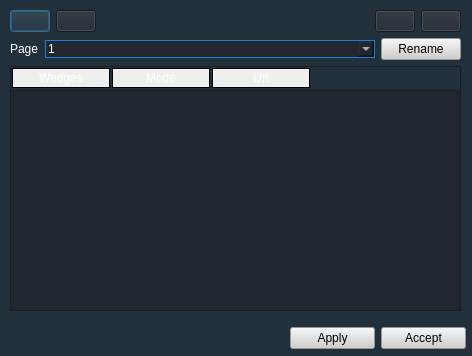
<?xml version="1.0" encoding="UTF-8"?>
<ui version="4.0">
 <class>FrmEditCunas</class>
 <widget class="QDialog" name="FrmEditCunas">
  <property name="geometry">
   <rect>
    <x>0</x>
    <y>0</y>
    <width>472</width>
    <height>356</height>
   </rect>
  </property>
  <property name="windowTitle">
   <string>Cuas</string>
  </property>
  <property name="styleSheet">
   <string notr="true">background-color: rgb(33, 48, 58);</string>
  </property>
  <widget class="QWidget" name="layoutWidget">
   <property name="geometry">
    <rect>
     <x>10</x>
     <y>10</y>
     <width>451</width>
     <height>301</height>
    </rect>
   </property>
   <layout class="QVBoxLayout" name="verticalLayout">
    <item>
     <layout class="QHBoxLayout" name="horizontalLayout">
      <item>
       <widget class="QPushButton" name="BtnModificar">
        <property name="cursor">
         <cursorShape>PointingHandCursor</cursorShape>
        </property>
        <property name="toolTip">
         <string>Modificar cuña</string>
        </property>
        <property name="styleSheet">
         <string notr="true">QPushButton {
  background-color: rgb(32, 39, 47);
color: rgb(0, 0, 0);

    
 }

 

QPushButton:hover {
     background-color: qlineargradient(x1: 0, y1: 0, x2: 0, y2: 1,
                                       stop: 0 #f5b14e, stop: 1 #fff9ef);
 }

</string>
        </property>
        <property name="icon">
         <iconset resource="radioit.qrc">
          <normaloff>:/general/iconos/menu/añadir.png</normaloff>:/general/iconos/menu/añadir.png</iconset>
        </property>
        <property name="iconSize">
         <size>
          <width>24</width>
          <height>24</height>
         </size>
        </property>
       </widget>
      </item>
      <item>
       <widget class="QPushButton" name="BtnEliminar">
        <property name="cursor">
         <cursorShape>PointingHandCursor</cursorShape>
        </property>
        <property name="toolTip">
         <string>Eliminar cuña</string>
        </property>
        <property name="styleSheet">
         <string notr="true">QPushButton {

  background-color: rgb(32, 39, 47);
color: rgb(0, 0, 0);

    
 }

 

QPushButton:hover {
     background-color: qlineargradient(x1: 0, y1: 0, x2: 0, y2: 1,
                                       stop: 0 #f5b14e, stop: 1 #fff9ef);
 }

</string>
        </property>
        <property name="icon">
         <iconset resource="radioit.qrc">
          <normaloff>:/general/iconos/menu/delete.png</normaloff>:/general/iconos/menu/delete.png</iconset>
        </property>
        <property name="iconSize">
         <size>
          <width>24</width>
          <height>24</height>
         </size>
        </property>
       </widget>
      </item>
      <item>
       <spacer name="horizontalSpacer">
        <property name="orientation">
         <enum>Qt::Horizontal</enum>
        </property>
        <property name="sizeHint" stdset="0">
         <size>
          <width>40</width>
          <height>20</height>
         </size>
        </property>
       </spacer>
      </item>
      <item>
       <widget class="QPushButton" name="BtnCue">
        <property name="cursor">
         <cursorShape>PointingHandCursor</cursorShape>
        </property>
        <property name="toolTip">
         <string>Cue</string>
        </property>
        <property name="styleSheet">
         <string notr="true">QPushButton {

  background-color: rgb(32, 39, 47);
color: rgb(0, 0, 0);

    
 }

 

QPushButton:hover {
     background-color: qlineargradient(x1: 0, y1: 0, x2: 0, y2: 1,
                                       stop: 0 #f5b14e, stop: 1 #fff9ef);
 }

</string>
        </property>
        <property name="icon">
         <iconset resource="radioit.qrc">
          <normaloff>:/general/iconos/player/play.png</normaloff>:/general/iconos/player/play.png</iconset>
        </property>
        <property name="iconSize">
         <size>
          <width>24</width>
          <height>24</height>
         </size>
        </property>
       </widget>
      </item>
      <item>
       <widget class="QPushButton" name="BtnStop">
        <property name="cursor">
         <cursorShape>PointingHandCursor</cursorShape>
        </property>
        <property name="toolTip">
         <string>Stop</string>
        </property>
        <property name="styleSheet">
         <string notr="true">QPushButton {

  background-color: rgb(32, 39, 47);
color: rgb(0, 0, 0);

    
 }

 

QPushButton:hover {
     background-color: qlineargradient(x1: 0, y1: 0, x2: 0, y2: 1,
                                       stop: 0 #f5b14e, stop: 1 #fff9ef);
 }

</string>
        </property>
        <property name="icon">
         <iconset resource="radioit.qrc">
          <normaloff>:/general/iconos/player/stop.png</normaloff>:/general/iconos/player/stop.png</iconset>
        </property>
        <property name="iconSize">
         <size>
          <width>24</width>
          <height>24</height>
         </size>
        </property>
       </widget>
      </item>
     </layout>
    </item>
    <item>
     <layout class="QHBoxLayout" name="horizontalLayout_3">
      <item>
       <widget class="QLabel" name="label">
        <property name="styleSheet">
         <string notr="true">background-color: rgb(33, 48, 58);
 
color: rgb(255, 255, 255);
</string>
        </property>
        <property name="text">
         <string>Page</string>
        </property>
       </widget>
      </item>
      <item>
       <widget class="QComboBox" name="ComboPagina">
        <property name="sizePolicy">
         <sizepolicy hsizetype="Preferred" vsizetype="Fixed">
          <horstretch>1</horstretch>
          <verstretch>0</verstretch>
         </sizepolicy>
        </property>
        <property name="styleSheet">
         <string notr="true">background-color: rgb(32, 39, 47);
   border: 1px solid rgb(27, 128, 217);
color: rgb(255, 255, 255);
</string>
        </property>
        <property name="editable">
         <bool>true</bool>
        </property>
        <item>
         <property name="text">
          <string>1</string>
         </property>
        </item>
        <item>
         <property name="text">
          <string>2</string>
         </property>
        </item>
        <item>
         <property name="text">
          <string>3</string>
         </property>
        </item>
        <item>
         <property name="text">
          <string>4</string>
         </property>
        </item>
        <item>
         <property name="text">
          <string>5</string>
         </property>
        </item>
        <item>
         <property name="text">
          <string>6</string>
         </property>
        </item>
        <item>
         <property name="text">
          <string>7</string>
         </property>
        </item>
        <item>
         <property name="text">
          <string>8</string>
         </property>
        </item>
        <item>
         <property name="text">
          <string>9</string>
         </property>
        </item>
       </widget>
      </item>
      <item>
       <widget class="QPushButton" name="BtnRenombrar">
        <property name="cursor">
         <cursorShape>PointingHandCursor</cursorShape>
        </property>
        <property name="styleSheet">
         <string notr="true">QPushButton {

background-color: rgb(207, 207, 207);
color: rgb(0, 0, 0);

    
 }

 

QPushButton:hover {
     background-color: qlineargradient(x1: 0, y1: 0, x2: 0, y2: 1,
                                       stop: 0 #f5b14e, stop: 1 #fff9ef);
 }

</string>
        </property>
        <property name="text">
         <string>Rename</string>
        </property>
       </widget>
      </item>
     </layout>
    </item>
    <item>
     <widget class="QTableWidget" name="Lista">
      <property name="font">
       <font>
        <pointsize>10</pointsize>
       </font>
      </property>
      <property name="styleSheet">
       <string notr="true">QTableView {
background-color: rgb(32, 39, 47);

	
	color: rgb(7, 250, 242);
	
	gridline-color: rgb(117, 125, 164);

}

QHeaderView::section
{
spacing: 10px;
background-color: qlineargradient(x1: 0, y1: 0, x2: 0, y2: 1,
                                       stop: 0 #5aa3fd, stop: 1 #1f406a);
color: white;
border: 1px solid black;
margin: 1px;
text-align: right;
font-family: arial;
font-size:12px;
}
</string>
      </property>
      <property name="lineWidth">
       <number>1</number>
      </property>
      <property name="showDropIndicator" stdset="0">
       <bool>false</bool>
      </property>
      <property name="dragDropOverwriteMode">
       <bool>false</bool>
      </property>
      <property name="selectionMode">
       <enum>QAbstractItemView::ContiguousSelection</enum>
      </property>
      <property name="selectionBehavior">
       <enum>QAbstractItemView::SelectRows</enum>
      </property>
      <property name="iconSize">
       <size>
        <width>32</width>
        <height>20</height>
       </size>
      </property>
      <property name="showGrid">
       <bool>false</bool>
      </property>
      <attribute name="horizontalHeaderVisible">
       <bool>true</bool>
      </attribute>
      <attribute name="horizontalHeaderDefaultSectionSize">
       <number>100</number>
      </attribute>
      <attribute name="horizontalHeaderHighlightSections">
       <bool>true</bool>
      </attribute>
      <attribute name="horizontalHeaderMinimumSectionSize">
       <number>26</number>
      </attribute>
      <attribute name="verticalHeaderVisible">
       <bool>false</bool>
      </attribute>
      <attribute name="verticalHeaderDefaultSectionSize">
       <number>22</number>
      </attribute>
      <attribute name="verticalHeaderHighlightSections">
       <bool>true</bool>
      </attribute>
      <attribute name="verticalHeaderMinimumSectionSize">
       <number>16</number>
      </attribute>
      <attribute name="verticalHeaderShowSortIndicator" stdset="0">
       <bool>false</bool>
      </attribute>
      <row>
       <property name="text">
        <string>1</string>
       </property>
      </row>
      <row>
       <property name="text">
        <string>2</string>
       </property>
      </row>
      <row>
       <property name="text">
        <string>3</string>
       </property>
      </row>
      <row>
       <property name="text">
        <string>4</string>
       </property>
      </row>
      <row>
       <property name="text">
        <string>5</string>
       </property>
      </row>
      <row>
       <property name="text">
        <string>6</string>
       </property>
      </row>
      <row>
       <property name="text">
        <string>7</string>
       </property>
      </row>
      <row>
       <property name="text">
        <string>8</string>
       </property>
      </row>
      <row>
       <property name="text">
        <string>9</string>
       </property>
      </row>
      <column>
       <property name="text">
        <string>Wedges</string>
       </property>
      </column>
      <column>
       <property name="text">
        <string>Mode</string>
       </property>
      </column>
      <column>
       <property name="text">
        <string>Url</string>
       </property>
      </column>
      <item row="0" column="0">
       <property name="text">
        <string/>
       </property>
       <property name="icon">
        <iconset resource="radioit.qrc">
         <normaloff>:/numeros/iconos/numeros/n1.png</normaloff>:/numeros/iconos/numeros/n1.png</iconset>
       </property>
      </item>
      <item row="0" column="1">
       <property name="text">
        <string/>
       </property>
      </item>
      <item row="0" column="2">
       <property name="text">
        <string/>
       </property>
      </item>
      <item row="1" column="0">
       <property name="text">
        <string/>
       </property>
       <property name="icon">
        <iconset resource="radioit.qrc">
         <normaloff>:/numeros/iconos/numeros/n2.png</normaloff>:/numeros/iconos/numeros/n2.png</iconset>
       </property>
      </item>
      <item row="1" column="1">
       <property name="text">
        <string/>
       </property>
      </item>
      <item row="1" column="2">
       <property name="text">
        <string/>
       </property>
      </item>
      <item row="2" column="0">
       <property name="text">
        <string/>
       </property>
       <property name="icon">
        <iconset resource="radioit.qrc">
         <normaloff>:/numeros/iconos/numeros/n3.png</normaloff>:/numeros/iconos/numeros/n3.png</iconset>
       </property>
      </item>
      <item row="2" column="1">
       <property name="text">
        <string/>
       </property>
      </item>
      <item row="2" column="2">
       <property name="text">
        <string/>
       </property>
      </item>
      <item row="3" column="0">
       <property name="text">
        <string/>
       </property>
       <property name="icon">
        <iconset resource="radioit.qrc">
         <normaloff>:/numeros/iconos/numeros/n4.png</normaloff>:/numeros/iconos/numeros/n4.png</iconset>
       </property>
      </item>
      <item row="3" column="1">
       <property name="text">
        <string/>
       </property>
      </item>
      <item row="3" column="2">
       <property name="text">
        <string/>
       </property>
      </item>
      <item row="4" column="0">
       <property name="text">
        <string/>
       </property>
       <property name="icon">
        <iconset resource="radioit.qrc">
         <normaloff>:/numeros/iconos/numeros/n5.png</normaloff>:/numeros/iconos/numeros/n5.png</iconset>
       </property>
      </item>
      <item row="4" column="1">
       <property name="text">
        <string/>
       </property>
      </item>
      <item row="4" column="2">
       <property name="text">
        <string/>
       </property>
      </item>
      <item row="5" column="0">
       <property name="text">
        <string/>
       </property>
       <property name="icon">
        <iconset resource="radioit.qrc">
         <normaloff>:/numeros/iconos/numeros/n6.png</normaloff>:/numeros/iconos/numeros/n6.png</iconset>
       </property>
      </item>
      <item row="5" column="1">
       <property name="text">
        <string/>
       </property>
      </item>
      <item row="5" column="2">
       <property name="text">
        <string/>
       </property>
      </item>
      <item row="6" column="0">
       <property name="text">
        <string/>
       </property>
       <property name="icon">
        <iconset resource="radioit.qrc">
         <normaloff>:/numeros/iconos/numeros/n7.png</normaloff>:/numeros/iconos/numeros/n7.png</iconset>
       </property>
      </item>
      <item row="6" column="1">
       <property name="text">
        <string/>
       </property>
      </item>
      <item row="6" column="2">
       <property name="text">
        <string/>
       </property>
      </item>
      <item row="7" column="0">
       <property name="text">
        <string/>
       </property>
       <property name="icon">
        <iconset resource="radioit.qrc">
         <normaloff>:/numeros/iconos/numeros/n8.png</normaloff>:/numeros/iconos/numeros/n8.png</iconset>
       </property>
      </item>
      <item row="7" column="1">
       <property name="text">
        <string/>
       </property>
      </item>
      <item row="7" column="2">
       <property name="text">
        <string/>
       </property>
      </item>
      <item row="8" column="0">
       <property name="text">
        <string/>
       </property>
       <property name="icon">
        <iconset resource="radioit.qrc">
         <normaloff>:/numeros/iconos/numeros/n9.png</normaloff>:/numeros/iconos/numeros/n9.png</iconset>
       </property>
      </item>
      <item row="8" column="1">
       <property name="text">
        <string/>
       </property>
      </item>
      <item row="8" column="2">
       <property name="text">
        <string/>
       </property>
      </item>
     </widget>
    </item>
   </layout>
  </widget>
  <widget class="QWidget" name="layoutWidget">
   <property name="geometry">
    <rect>
     <x>290</x>
     <y>320</y>
     <width>176</width>
     <height>36</height>
    </rect>
   </property>
   <layout class="QHBoxLayout" name="horizontalLayout_2">
    <item>
     <widget class="QPushButton" name="BtnAplicar">
      <property name="enabled">
       <bool>true</bool>
      </property>
      <property name="cursor">
       <cursorShape>PointingHandCursor</cursorShape>
      </property>
      <property name="styleSheet">
       <string notr="true">QPushButton {

background-color: rgb(207, 207, 207);
color: rgb(0, 0, 0);

    
 }

 

QPushButton:hover {
     background-color: qlineargradient(x1: 0, y1: 0, x2: 0, y2: 1,
                                       stop: 0 #f5b14e, stop: 1 #fff9ef);
 }

</string>
      </property>
      <property name="text">
       <string>Apply</string>
      </property>
     </widget>
    </item>
    <item>
     <widget class="QPushButton" name="BtnAceptar">
      <property name="cursor">
       <cursorShape>PointingHandCursor</cursorShape>
      </property>
      <property name="styleSheet">
       <string notr="true">QPushButton {

background-color: rgb(207, 207, 207);
color: rgb(0, 0, 0);

    
 }

 

QPushButton:hover {
     background-color: qlineargradient(x1: 0, y1: 0, x2: 0, y2: 1,
                                       stop: 0 #f5b14e, stop: 1 #fff9ef);
 }

</string>
      </property>
      <property name="text">
       <string>Accept</string>
      </property>
     </widget>
    </item>
   </layout>
  </widget>
 </widget>
 <resources>
  <include location="radioit.qrc"/>
 </resources>
 <connections/>
</ui>
